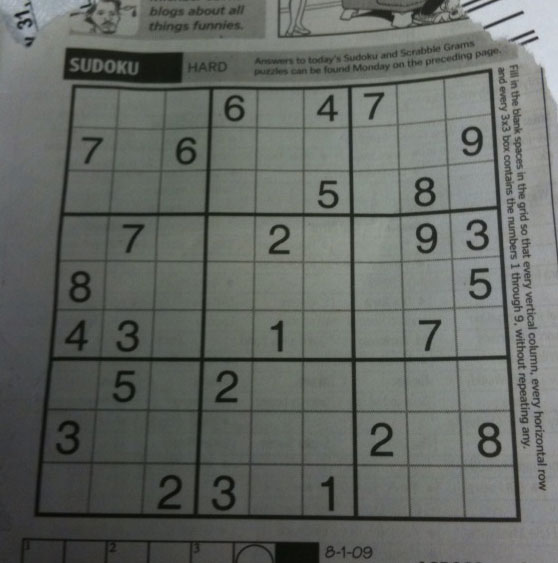
#> input picture course/sudoku.png, 558 x 563 px
$ python 11_AdaptativeThresholding.py
#> lines starting #> are read from the running program, lines starting #| are printed output that depends on the picture; after the words box and inside, x2 and y2 are one past the last pixel; in counts of white or black regions, pixels touching at a corner belong together
import numpy as np
import cv2 as cv

img = cv.imread('sudoku.png', 0)
#> img: shape (563, 558); min 7, max 218, mean 101.8
cv.imshow("original", img)

ret, thresh_basic = cv.threshold(img, 70, 255, cv.THRESH_BINARY)     # 255 is the color that will be drawn
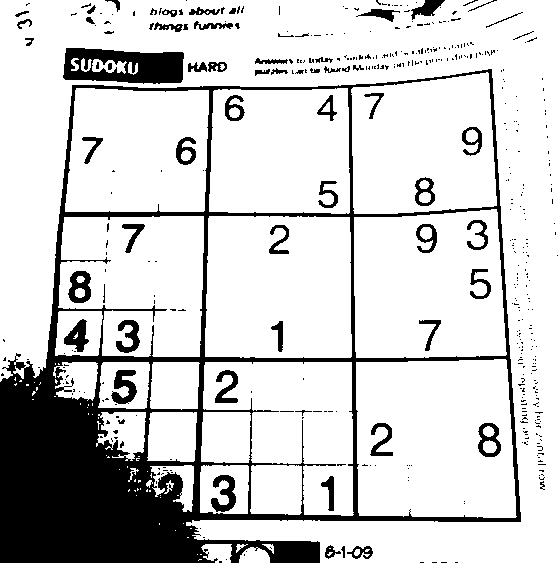
#> thresh_basic: shape (563, 558); 81.3% white; 454 black regions (387 under 20 px), largest, box (x1, y1, x2, y2) and area: (0, 69, 521, 563) 44389, (63, 48, 184, 84) 3115, (111, 370, 137, 404) 517
cv.imshow("Threshold_basic", thresh_basic)

# Adapts to each zone making it much better
thresh_adapt = cv.adaptiveThreshold(img, 255, cv.ADAPTIVE_THRESH_GAUSSIAN_C, cv.THRESH_BINARY, 151, 10)
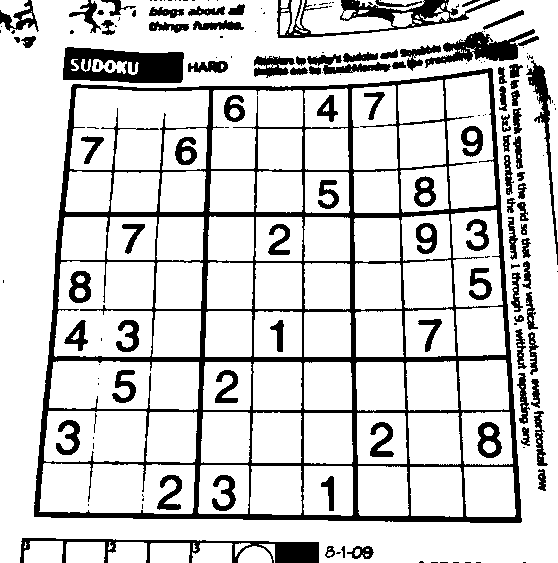
#> thresh_adapt: shape (563, 558); 81.7% white; 167 black regions (75 under 20 px), largest, box (x1, y1, x2, y2) and area: (34, 68, 522, 523) 27851, (63, 47, 184, 83) 3145, (277, 0, 500, 38) 2348
cv.imshow("Threshold adaptive", thresh_adapt)

cv.waitKey(0)
cv.destroyAllWindows()

$ run again, with course/fuzzy.png copied over course/sudoku.png
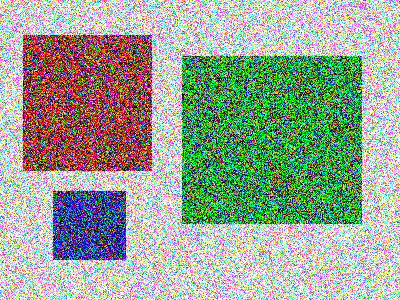
#> input picture course/fuzzy.png, 400 x 300 px
#> `ret, thresh_basic = cv.threshold(img, 70, 255, cv.THRESH_BINARY)`:
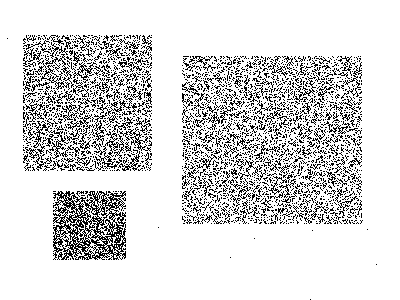
#> thresh_basic: shape (300, 400); 84.7% white; black in thin lines or dots, all inside (x1, y1, x2, y2) = (7, 35, 377, 300)
#> `thresh_adapt = cv.adaptiveThreshold(img, 255, cv.ADAPTIVE_THRESH_GAUSS..`:
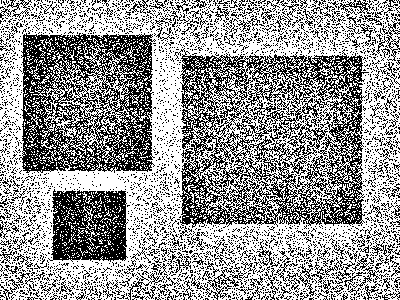
#> thresh_adapt: shape (300, 400); 59.5% white; black in thin lines or dots

$ run again, with course/butterfly.jpg saved as course/sudoku.png
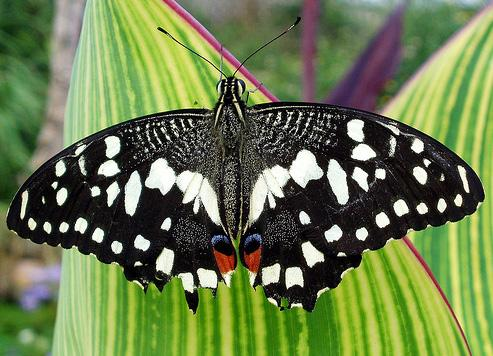
#> input picture course/butterfly.jpg, 493 x 356 px
#> `ret, thresh_basic = cv.threshold(img, 70, 255, cv.THRESH_BINARY)`:
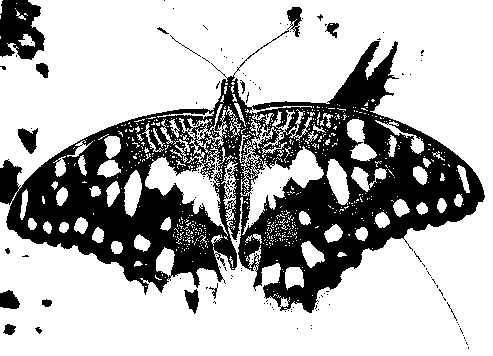
#> thresh_basic: shape (356, 493); 70.1% white; 137 black regions (121 under 20 px), largest, box (x1, y1, x2, y2) and area: (0, 7, 485, 313) 48865, (0, 0, 45, 60) 1918, (18, 128, 38, 154) 319
#> `thresh_adapt = cv.adaptiveThreshold(img, 255, cv.ADAPTIVE_THRESH_GAUSS..`:
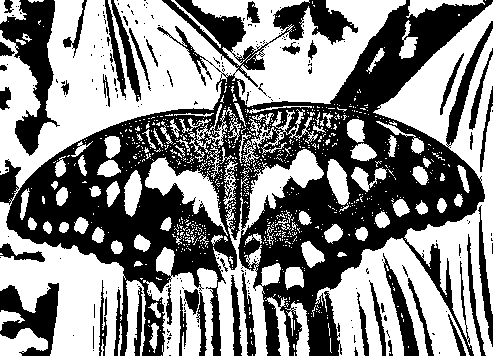
#> thresh_adapt: shape (356, 493); 53.3% white; 229 black regions (182 under 20 px), largest, box (x1, y1, x2, y2) and area: (0, 0, 493, 356) 65075, (0, 0, 60, 156) 3867, (0, 283, 59, 356) 2261
